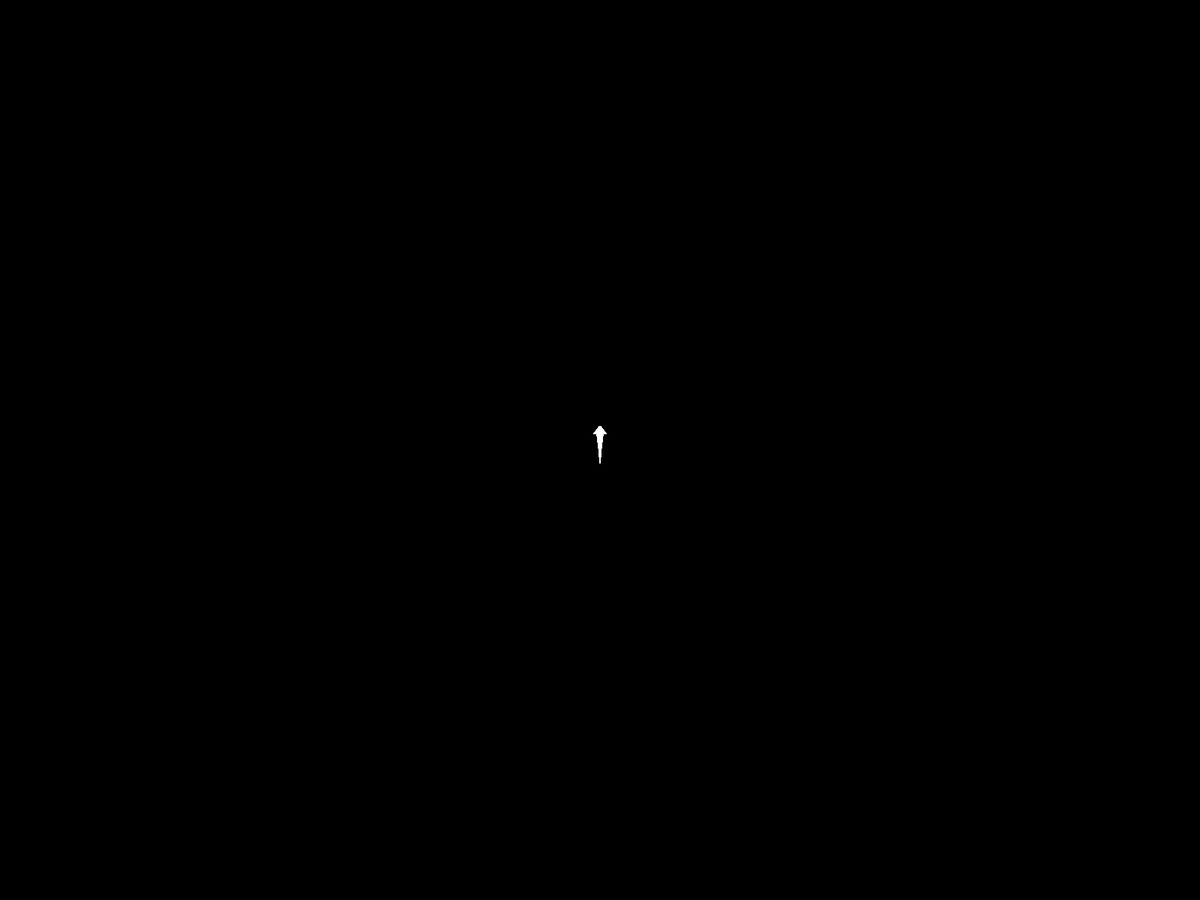
Frame 1 (no input)
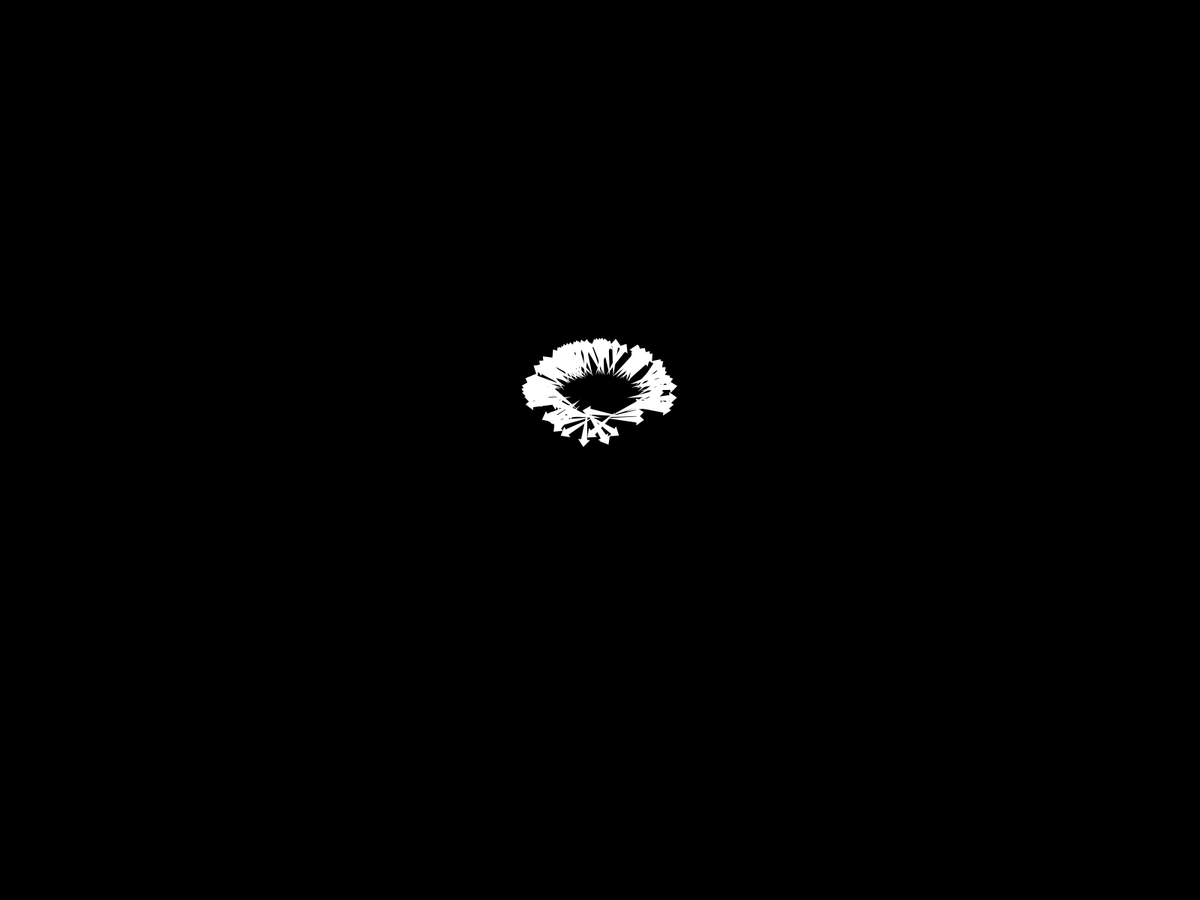
Frame 60 (the mouse pressed at the canvas centre just before this capture)
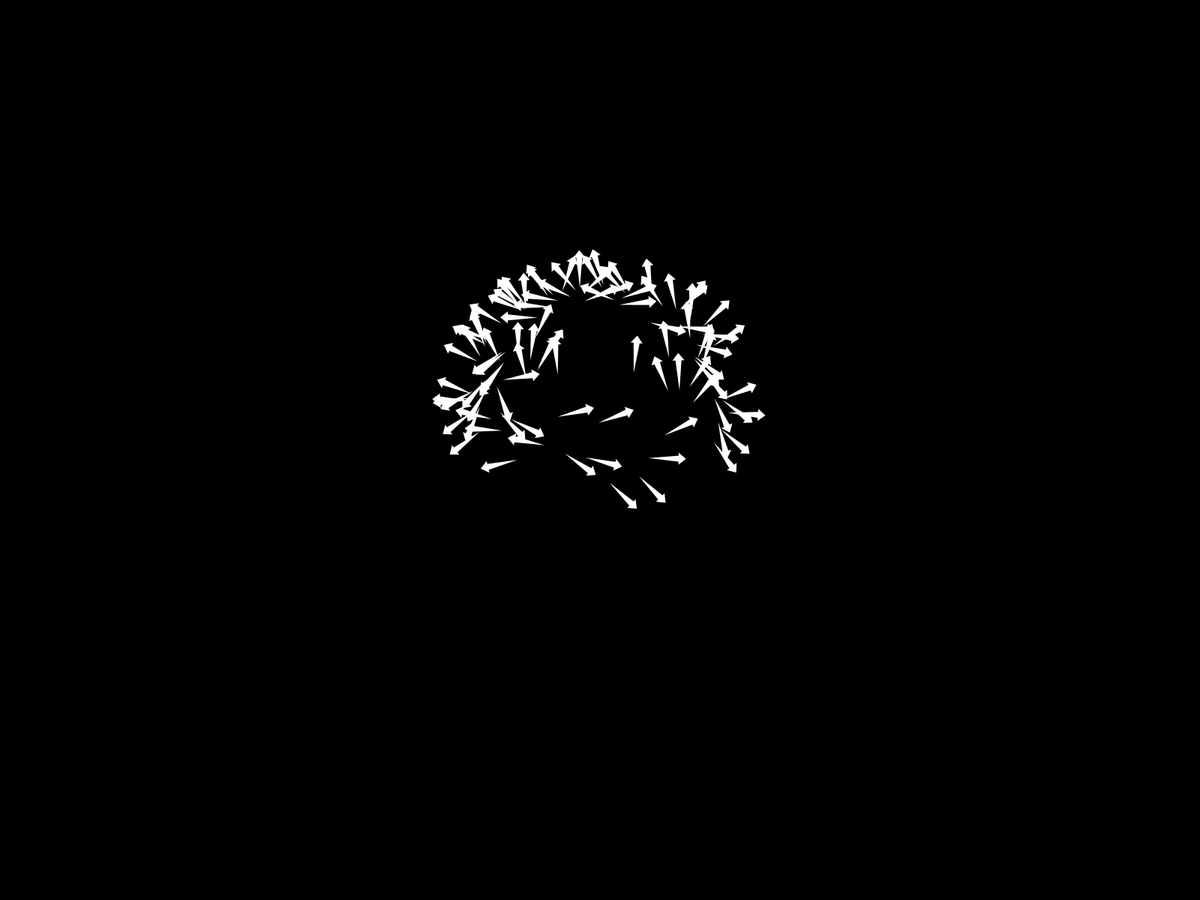
Frame 120 (the mouse held since frame 60 and released just before this capture)

The Processing sketch that drew these frames (run headless with seeded random() and noise(); from frame 60 on, the mouse is pressed at the canvas centre):

// Processing sketch: pisciculture
// ── pisciculture.pde
// renaud.jean-francois(arobas)uqam(point)ca
// Syntaxe Processing version 3.0
// vendredi, 9 octobre 2015

// Exemple de gestion du déplacement par PVector.

// Plusieurs mobiles dans un arraylist. La répartition des objets
// dans l’espace dépend d’une valeur temporelle. Un concept qui nécessite
// des explications : le mouvement de chaque instance est identique,
// mais suivant des déphasages temporels distincts (le même mouvement,
// mais dans un temps futur). La variable timeSteps permet cette projection.
// Notons que losrque les écarts de temps sont réduits,
// les instances donnent l’impression de naviguer en banc, à l’instar de poissons.
// Le mouvement de chacun des membres de l’école (School Fish) se présente en écho
// au déplacement de son voisin.

ArrayList <Mobile> mobiles =  new ArrayList<Mobile>();
int nbMobiles = 100;


void setup() {
  //size(600, 600);
  fullScreen();
  background(0);
  fill(255);
  noStroke();

  for (int i = 0; i < nbMobiles; i++) {
    mobiles.add(new Mobile());
  }
}

void draw() {
  background(0);

  for (int i = 0; i < mobiles.size(); i++) {
    ((Mobile)mobiles.get(i)).update();
    ((Mobile)mobiles.get(i)).display();
  }
}

class Mobile {
  PVector loc, vel, glissement;
  float angle;

  int timeSteps;
  float noiseScale = 0.0005;
  float amplitude =90;
  float delta = 0;

  Mobile() {
    // Position initiale du mobile :
    loc = new PVector(width/2, height/2);

    // Direction de déplacement à la création de l'objet:
    vel = new PVector(0, -2, 0);

    // On règle l’orientation du mobile.
    angle = vel.heading();

    // IMPORTANT : La ligne de code qui permet de caractériser chacune des instances.
    // La différence entre les instances revient à imaginer les mêmes objets, mais
    // à des temps différents. Lorsque les piges au hasard sont rapprochées, 
    // les organismes donnent l’effet de bancs (school fishing).
    timeSteps = floor(random(1, 10000));
    noiseDetail(4, 0.54321);
  }

  void update() {

    // 1. Mise à jour constante de la force de déviation
    delta = ((noise(timeSteps*noiseScale))*amplitude)-(amplitude*0.5);
    delta = constrain(delta, -(amplitude*0.5), (amplitude*0.5));
    timeSteps++;
    glissement = PVector.fromAngle(delta);
    glissement.normalize();
    
    // Réduction de la force par rapport à un vecteur normé
    glissement.mult(0.05);

    // 2. Mise à jour de la vélocité selon la force de glissement
    vel.add(glissement);

    // 3. On limite la vélocité
    vel.limit(2);

    // 4. Mise à jour de l'emplacement selon la vélocité
    loc.add(vel);

    // On appelle la méthode qui permet de vérifier le contact avec les bords du sketch.
    boucleTopologique();

    // Mise à jour de l’orientation du carré dans l’axe de déplacement
    // seulement s’il y a déplacement :
    if (vel.mag() > 0) {
      angle = vel.heading();
    }
  }

  void display() {
    pushMatrix();
    translate(loc.x, loc.y);
    rotate(angle);
    // Forme de l’objet :
    beginShape();
    vertex(-20, 0);
    vertex(20, -4);
    vertex(20, -8);
    vertex(30, 0);
    vertex(20, 8);
    vertex(20, 4);
    endShape(CLOSE);
    popMatrix();
  }

  // Pour continuer de suivre le déplacement de notre mobile
  // lorsqu’il quitte la zone du sketch.
  void boucleTopologique() {
    if (loc.x > width) {
      //loc.x = 0;
      loc.set(0, loc.y, 0);
    } else if (loc.x < 0) {
      loc.set(width, loc.y, 0);
    }

    if (loc.y > height) {
      //loc.y = 0;
      loc.set(loc.x, 0, 0);
    } else if (loc.y < 0) {
      loc.set(loc.x, height, 0);
    }
  }
}

void mousePressed() {
  println(frameRate);
}
